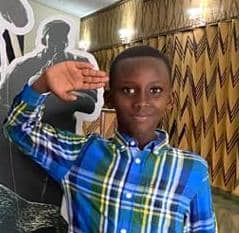
#> input picture images/rushema jesse.jpeg, 239 x 233 px; its folder holds 2 pictures in this run
$ python train.py
#> lines starting #> are read from the running program, lines starting #| are printed output that depends on the picture
import cv2
import os
import numpy as np
from PIL import Image
import pickle

BASE_DIR = os.path.dirname(os.path.abspath(__file__))
image_dir = os.path.join(BASE_DIR, "images")

face_cascade = cv2.CascadeClassifier('haarcascade_frontalface_default.xml')
recognizer = cv2.face.LBPHFaceRecognizer_create()

current_id = 0
label_ids = {}
y_labels = []
x_train = []

for root, dirs, files in os.walk(image_dir):
	for file in files:
		if file.endswith("png") or file.endswith("jpg") or file.endswith("jpeg"):
			path = os.path.join(root, file)
			label = os.path.basename(root).replace(" ", "-").lower()
			print(label, path)
			if not label in label_ids:
				label_ids[label] = current_id
				current_id += 1
			id_ = label_ids[label]
			# print(label_ids)
			y_labels.append(label) # some number
			x_train.append(path) # verify this image, turn into a NUMPY arrray, GRAY
			pil_image = Image.open(path).convert("L") # grayscale
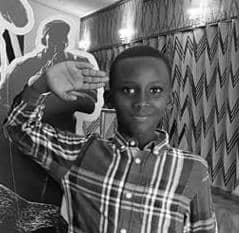
#> pil_image: PIL image 239x233 L; min 0, max 255, mean 101.3
			size = (550, 550)
			final_image = pil_image.resize(size, Image.Resampling.LANCZOS)
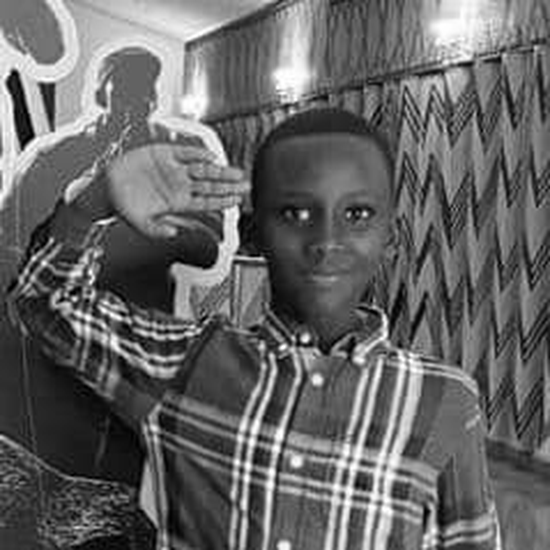
#> final_image: PIL image 550x550 L; min 0, max 255, mean 101.3
			image_array = np.array(final_image, "uint8")
			# print(image_array)
			faces = face_cascade.detectMultiScale(image_array, scaleFactor=1.5, minNeighbors=5)
#> faces = [[232, 140, 182, 182]]

			for (x,y,w,h) in faces:
				roi = image_array[y:y+h, x:x+w]
				x_train.append(roi)
				y_labels.append(id_)
#> this loop made 1 pass
#> pass 1, `roi = image_array[y:y+h, x:x+w]`:
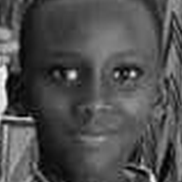
#> roi: shape (182, 182); min 0, max 255, mean 79.3
#> after the loop, x_train = 2 items; y_labels = ['images', 0]


# print(y_labels)
#> (the run stopped early here; a loop or call above may not have finished)

$ run again, on images/nzabakira floris.jpeg
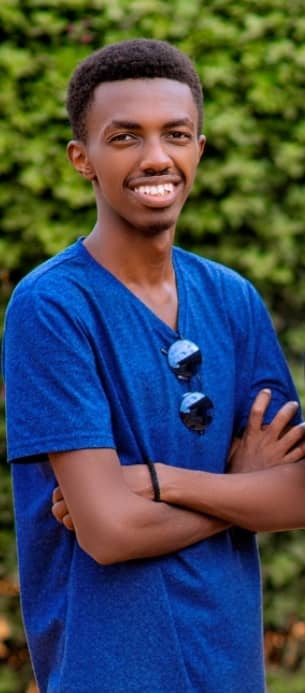
#> input picture images/nzabakira floris.jpeg, 305 x 693 px
#> `pil_image = Image.open(path).convert("L")`:
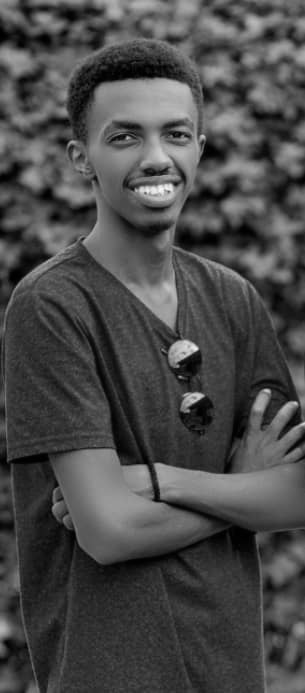
#> pil_image: PIL image 305x693 L; min 0, max 248, mean 73.6
#> `final_image = pil_image.resize(size, Image.Resampling.LANCZOS)`:
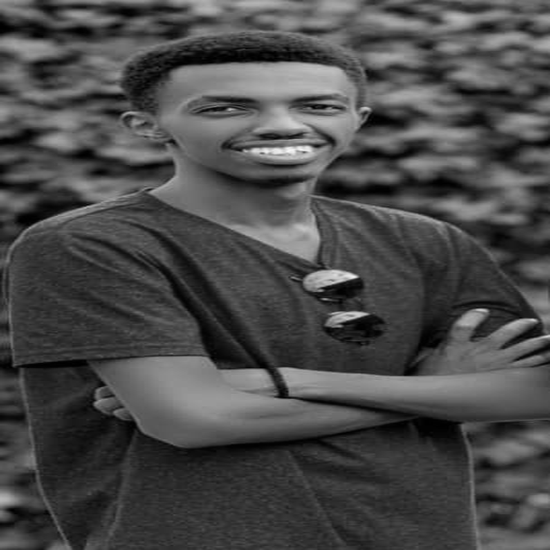
#> final_image: PIL image 550x550 L; min 0, max 247, mean 73.6
#> faces = ()
#> after the loop `for (x,y,w,h) in faces:`: x_train = 1 item; y_labels = ['images']
